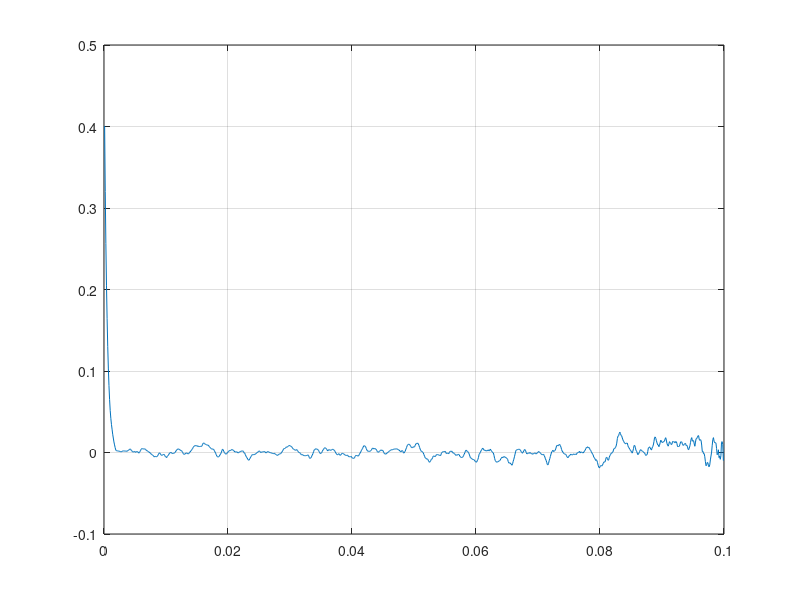
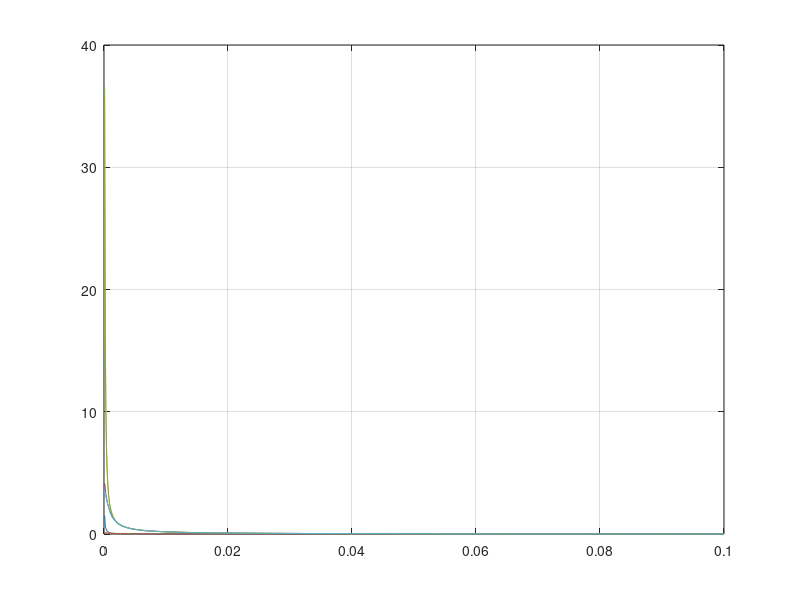

MATLAB code for these plots, in order:
N = 1000;
nFiles = 100;
dt = 100e-6;
T_qp = 1e-3;
T1 = 70e-6;
M_time = 3e-6;
correlation = 1/10;

r = rand(N, nFiles);
dP = r < 1/T_qp*dt;
P = mod(cumsum(dP,1),2);

r = rand(N, nFiles);
M_cor = r > dP*correlation;

r = rand(N, nFiles);
M_decay = r > exp(-M_time/T1);

M = M_cor & M_decay;

tot = zeros(N,1);
t = (1:N)*dt;
for i = 1:nFiles
    
    for j = 1:N
        tot(j) = tot(j) + sum( P(1:end-j,i)==P(j+1:end,i) )/(N-j)/nFiles;
    end
end

figure; plot(t,tot-0.5); grid on;



sum11ee = zeros(N,1);
sum11eo = zeros(N,1);
sum10ee = zeros(N,1);
sum10eo = zeros(N,1);
sum01ee = zeros(N,1);
sum01eo = zeros(N,1);
t = (1:N)*100e-6;
for i = 1:nFiles
    
    for j = 1:N
        dP = P(1:end-j,i)==P(j+1:end,i);
        Ma = M(1:end-j,i);  Mb = M(j+1:end,i);
        M0a = (Ma == 0);  M0b = (Mb == 0);
        M1a = (Ma == 1);  M1b = (Mb == 1);
        sum11ee(j) = sum11ee(j) + sum((M1a==1) + (M1b==1) + (dP==1) == 3)/j/nFiles;
        sum11eo(j) = sum11eo(j) + sum((M1a==1) + (M1b==1) + (dP==0) == 3)/j/nFiles;
        sum10ee(j) = sum10ee(j) + sum((M1a==1) + (M1b==0) + (dP==1) == 3)/j/nFiles;
        sum10eo(j) = sum10eo(j) + sum((M1a==1) + (M1b==0) + (dP==0) == 3)/j/nFiles;
        sum01ee(j) = sum01ee(j) + sum((M1a==0) + (M1b==1) + (dP==1) == 3)/j/nFiles;
        sum01eo(j) = sum01eo(j) + sum((M1a==0) + (M1b==1) + (dP==0) == 3)/j/nFiles;
    end
end

figure; plot(t,sum11ee,t,sum11eo,t,sum10ee,t,sum10eo,t,sum01ee,t,sum01eo); grid on;